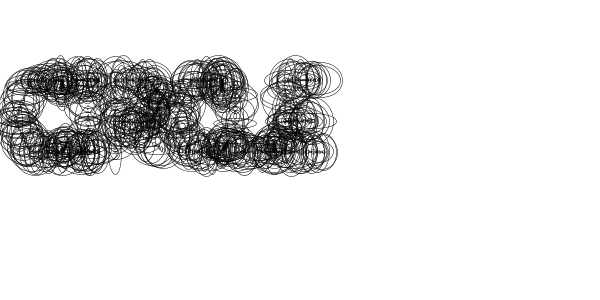
Frame 1 (no input)
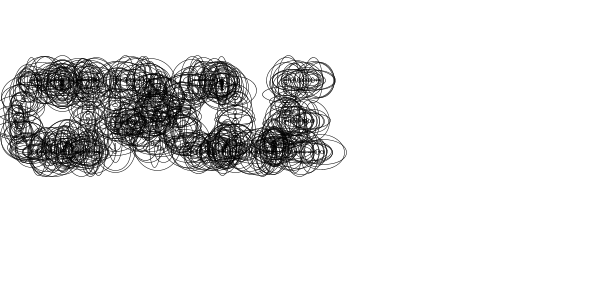
Frame 60 (the mouse pressed at the canvas centre just before this capture)
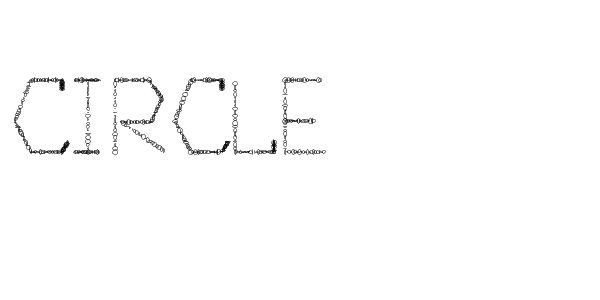
Frame 120 (the mouse held since frame 60 and released just before this capture)

The Processing sketch that drew these frames (run headless with seeded random() and noise(); from frame 60 on, the mouse is pressed at the canvas centre):

// Processing sketch: processing_2148
// ── processing_2148.pde

/**
 *    fjenett 2009-05-07
 *    
 *    system für einen generativen font, schrift von tobias tschense
 */

String input = "circle";  // der eingegebene text
float spacing = 60;

void setup ()
{
    size( 600, 300 );
}


void draw ()
{
    background( 255 );                        // hintergrund weiss

    smooth();
    strokeWeight(0.5);

    drawGenerativeText( input, 15, height/2 );
}


void keyPressed ()                             // wird aufgerufen wenn eine taste gedrückt wurde!
{
    if ( key == BACKSPACE || key == DELETE )   // ist die taste delete oder backspace? dann ..
    {
        if ( input != null && input.length() > 0 )    // enthält unsere variable schon text? dann ..
        {
            input = input.substring(0,input.length()-1);    // um eines verkürzen
        }
    }
    else if ( key != CODED )                   // taste nicht kodiert (hat ein zeichen)? dann ..
    {
        input += key;                          // zeichen an den text in der variable anhängen
    }
}

void drawGenerativeText ( String txt, float x, float y )
{
    if ( input == null || input.trim().equals("") ) return;    // leer? dann nix machen
  
  stroke(0);

    pushMatrix();

    translate( x, y );
    translate( 0, -70 );

    for ( int i = 0; i < txt.length(); i++ )
    {
        char c = input.charAt( i );

        drawGenerativeChar(c);
    }

    popMatrix();
}

void rLine ( float x1, float y1, float x2, float y2 )
{
if (mousePressed == true)
    {
    noFill();
    for(int i = 0; i < 20; i++)
      {
    
      float xx = map(i, 0,20, x1, x2);
      float yy = map(i, 0,20, y1, y2);
      ellipse( xx, yy, random(5), random(5) );
    }
    }
else
    {    
    noFill();
    for(int i = 0; i < 20; i++)
      {
    
      float xx = map(i, 0,20, x1, x2);
      float yy = map(i, 0,20, y1, y2);
      ellipse( xx, yy, random(10,50), random(10,50) );
      
      ellipse( xx, yy, random(5), random(5) );

    }
      
    }
}

void drawGenerativeChar ( char c )
{
    switch ( c )
    {
    case 'a':
        draw_a();
        break;
    case 'b':
        draw_b();
        break;
    case 'c':
        draw_c();
        break;
    case 'd':
        draw_d();
        break;
    case 'e':
        draw_e();
        break;
    case 'f':
        draw_f();
        break;
    case 'g':
        draw_g();
        break;
    case 'h':
        draw_h();
        break;
    case 'i':
        draw_i();
        break;
    case 'j':
        draw_j();
        break;
    case 'k':
        draw_k();
        break;
    case 'l':
        draw_l();
        break;
    case 'm':
        draw_m();
        break;
    case 'n':
        draw_n();
        break;
    case 'o':
        draw_o();
        break;
    case 'p':
        draw_p();
        break;
    case 'q':
        draw_q();
        break;
    case 'r':
        draw_r();
        break;
    case 's':
        draw_s();
        break;
    case 't':
        draw_t();
        break;
    case 'u':
        draw_u();
        break;
    case 'v':
        draw_v();
        break;
    case 'w':
        draw_w();
        break;
    case 'x':
        draw_x();
        break;
    case 'y':
        draw_y();
        break;
    case 'z':
        draw_z();
        break;

    case '0':
        draw_0();
        break;
    case '1':
        draw_1();
        break;
    case '2':
        draw_2();
        break;
    case '3':
        draw_3();
        break;
    case '4':
        draw_4();
        break;
    case '5':
        draw_5();
        break;
    case '6':
        draw_6();
        break;
    case '7':
        draw_7();
        break;
    case '8':
        draw_8();
        break;
    case '9':
        draw_9();
        break;
    case ' ':
        draw_space();
        break;
    }
}

void draw_a () {
    rLine( 0 , 72 , 26 , 0 );
    rLine( 26 , 0 , 46 , 72 );
    rLine( 46 , 72 , 13 , 54 );
    translate(spacing, 0);
}

void draw_b () {
    rLine( 0 , 0 , 29 , 0 );
    rLine( 29 , 0 , 38 , 15 );
    rLine( 38 , 15 , 28 , 35 );
    rLine( 28 , 35 , 45 , 48 );
    rLine( 45 , 48 , 37 , 72 );
    rLine( 37 , 72 , 0 , 72 );
    rLine( 0 , 72 , 0 , 0 );
    translate(spacing, 0);
}

void draw_c () {
    rLine( 53 , 62 , 47 , 72 );
    rLine( 47 , 72 , 16 , 72 );
    rLine( 16 , 72 , 0 , 41 );
    rLine( 0 , 41 , 16 , 0 );
    rLine( 16 , 0 , 47 , 0 );
    rLine( 47 , 0 , 47 , 10 );
    translate(spacing, 0);
}

void draw_d () {
    rLine( 0 , 0 , 35 , 0 );
    rLine( 35 , 0 , 53 , 41 );
    rLine( 53 , 41 , 37 , 72 );
    rLine( 37 , 72 , 0 , 72 );
    rLine( 0 , 72 , 0 , 0 );
    translate(spacing, 0);
}

void draw_e () {
    rLine( 35 , 0 , 0 , 0 );
    rLine( 0 , 0 , 0 , 72 );
    rLine( 0 , 72 , 41 , 72 );
    rLine( 0 , 41 , 30 , 41 );
    translate(spacing-10, 0);
}

void draw_f () {
    rLine( 0 , 72 , 0 , 0 );
    rLine( 0 , 0 , 35 , 0 );
    rLine( 32 , 42 , 0 , 42 );
    translate(spacing, 0);
}

void draw_g () {
    rLine( 33 , 41 , 58 , 41 );
    rLine( 58 , 41 , 58 , 72 );
    rLine( 58 , 72 , 16 , 72 );
    rLine( 16 , 72 , 0 , 41 );
    rLine( 0 , 41 , 16 , 0 );
    rLine( 16 , 0 , 52 , 0 );
    rLine( 52 , 0 , 52 , 10 );
    translate(spacing+10, 0);
}

void draw_h () {
    rLine( 0 , 37 , 45 , 37 );
    rLine( 0 , 72 , 0 , 0 );
    rLine( 45 , 0 , 45 , 72 );
    translate(spacing, 0);
}

void draw_i () {
    rLine( 0 , 0 , 25 , 0 );
    rLine( 0 , 72 , 25 , 72 );
    rLine( 13 , 72 , 13 , 0 );
    translate(spacing-20, 0);
}

void draw_j () {
    rLine( 10 , 88 , 27 , 74 );
    rLine( 27 , 74 , 27 , 0 );
    rLine( 27 , 0 , 0 , 0 );
    rLine( 0 , 0 , 0 , 10 );
    translate(spacing, 0);
}

void draw_k () {
    rLine( 0 , 72 , 0 , 0 );
    rLine( 31 , 0 , 0 , 40 );
    rLine( 0 , 40 , 44 , 72 );
    translate(spacing, 0);
}

void draw_l () {
    rLine( 39 , 61 , 39 , 72 );
    rLine( 39 , 72 , 0 , 72 );
    rLine( 0 , 72 , 0 , 0 );
    translate(spacing-10, 0);
}

void draw_m () {
    rLine( 1 , 74 , 13 , 2 );
    rLine( 13 , 2 , 36 , 61 );
    rLine( 36 , 61 , 60 , 2 );
    rLine( 60 , 2 , 72 , 74 );
    translate(spacing, 0);
}

void draw_n () {
    rLine( 0 , 72 , 0 , 2 );
    rLine( 0 , 2 , 46 , 72 );
    rLine( 46 , 72 , 46 , 2 );
    translate(spacing, 0);
}

void draw_o () {
    rLine( 48 , 72 , 21 , 72 );
    rLine( 21 , 72 , 0 , 42 );
    rLine( 0 , 42 , 21 , 0 );
    rLine( 21 , 0 , 48 , 0 );
    rLine( 48 , 0 , 68 , 42 );
    rLine( 68 , 42 , 48 , 72 );
    translate(spacing+20, 0); 
}

void draw_p () {
    rLine( 0 , 72 , 0 , 0 );
    rLine( 0 , 0 , 35 , 0 );
    rLine( 35 , 0 , 47 , 18 );
    rLine( 47 , 18 , 37 , 42 );
    rLine( 37 , 42 , 7 , 42 );
    translate(spacing, 0);    
}

void draw_q () {
    rLine( 51 , 80 , 34 , 66 );
    rLine( 34 , 66 , 21 , 72 );
    rLine( 21 , 72 , 0 , 42 );
    rLine( 0 , 42 , 21 , 0 );
    rLine( 21 , 0 , 48 , 0 );
    rLine( 48 , 0 , 68 , 42 );
    rLine( 68 , 42 , 48 , 72 );
    translate(spacing, 0);
}

void draw_r () {
    rLine( 0 , 72 , 0 , 0 );
    rLine( 0 , 0 , 34 , 0 );
    rLine( 34 , 0 , 47 , 18 );
    rLine( 47 , 18 , 36 , 42 );
    rLine( 36 , 42 , 6 , 42 );
    rLine( 6 , 42 , 51 , 72 );
    translate(spacing, 0);
}

void draw_s () {
    rLine( 4 , 72 , 37 , 72 );
    rLine( 37 , 72 , 43 , 54 );
    rLine( 43 , 54 , 34 , 35 );
    rLine( 34 , 35 , 9 , 35 );
    rLine( 9 , 35 , 0 , 18 );
    rLine( 0 , 18 , 12 , 0 );
    rLine( 12 , 0 , 38 , 0 );
    translate(spacing, 0);
}

void draw_t () {
    rLine( 0 , 0 , 63 , 0 );
    rLine( 32 , 72 , 32 , 0 );
    translate(spacing, 0);
}

void draw_u () {
    rLine( 0 , 0 , 0 , 57 );
    rLine( 0 , 57 , 11 , 72 );
    rLine( 11 , 72 , 47 , 72 );
    rLine( 47 , 72 , 47 , 0 );
    translate(spacing, 0);
}

void draw_v () {
    rLine( 0 , 0 , 26 , 72 );
    rLine( 26 , 72 , 52 , 0 );
    translate(spacing, 0);
}

void draw_w () {
    rLine( 0 , 0 , 26 , 72 );
    rLine( 26 , 72 , 41 , 30 );
    rLine( 30 , 0 , 57 , 72 );
    rLine( 57 , 72 , 82 , 0 );
    translate(spacing+30, 0);
}

void draw_x () {
    rLine( 0 , 72 , 43 , 0 );
    rLine( 0 , 0 , 43 , 72 );
    translate(spacing, 0);
}

void draw_y () {
    rLine( 22 , 72 , 22 , 40 );
    rLine( 22 , 40 , 44 , 0 );
    rLine( 0 , 0 , 22 , 40 );
    translate(spacing, 0);
}

void draw_z () {
    rLine( 4 , 0 , 47 , 0 );
    rLine( 47 , 0 , 0 , 72 );
    rLine( 0 , 72 , 46 , 72 );
    translate(spacing, 0);
}

void draw_0 () {
    rLine( 45 , 72 , 0 , 72 );
    rLine( 0 , 72 , 0 , 0 );
    rLine( 0 , 0 , 45 , 0 );
    rLine( 45 , 0 , 45 , 72 );
    translate(spacing, 0);
}

void draw_1 () {
    rLine( 19 , 72 , 49 , 72 );
    rLine( 0 , 13 , 34 , 0 );
    rLine( 34 , 1 , 34 , 72 );
    translate(spacing, 0);
}

void draw_2 () {
    rLine( 3 , 0 , 29 , 0 );
    rLine( 29 , 0 , 44 , 20 );
    rLine( 44 , 20 , 0 , 72 );
    rLine( 0 , 72 , 45 , 72 );
    translate(spacing, 0);
}

void draw_3 () {
    rLine( 3 , 0 , 28 , 0 );
    rLine( 28 , 0 , 40 , 17 );
    rLine( 40 , 17 , 28 , 34 );
    rLine( 28 , 34 , 45 , 51 );
    rLine( 45 , 51 , 31 , 72 );
    rLine( 31 , 72 , 0 , 72 );
    translate(spacing, 0);
}

void draw_4 () {
    rLine( 50 , 50 , 0 , 50 );
    rLine( 0 , 50 , 40 , 0 );
    rLine( 40 , 0 , 40 , 72 );
    translate(spacing, 0);
}

void draw_5 () {
    rLine( 0 , 72 , 26 , 72 );
    rLine( 26 , 72 , 38 , 51 );
    rLine( 38 , 51 , 24 , 34 );
    rLine( 24 , 34 , 0 , 34 );
    rLine( 0 , 34 , 0 , 0 );
    rLine( 0 , 0 , 33 , 0 );
    translate(spacing, 0);
}

void draw_6 () {
    rLine( 0 , 33 , 35 , 37 );
    rLine( 35 , 37 , 35 , 72 );
    rLine( 35 , 72 , 0 , 72 );
    rLine( 0 , 72 , 0 , 33 );
    rLine( 0 , 33 , 20 , 0 );
    translate(spacing, 0);
}

void draw_7 () {
    rLine( 0 , 0 , 41 , 0 );
    rLine( 41 , 0 , 15 , 72 );
    translate(spacing, 0);
}

void draw_8 () {
    rLine( 2 , 33 , 2 , 0 );
    rLine( 2 , 0 , 35 , 0 );
    rLine( 35 , 0 , 35 , 33 );
    rLine( 35 , 33 , 0 , 40 );
    rLine( 0 , 40 , 0 , 72 );
    rLine( 0 , 72 , 38 , 72 );
    rLine( 38 , 72 , 38 , 40 );
    rLine( 38 , 40 , 2 , 33 );
    translate(spacing, 0);
}

void draw_9 () {
    rLine( 31 , 42 , 10 , 42 );
    rLine( 10 , 42 , 0 , 21 );
    rLine( 0 , 21 , 17 , 0 );
    rLine( 17 , 0 , 44 , 0 );
    rLine( 44 , 0 , 28 , 72 );
    translate(spacing, 0);
}

void draw_space(){
  translate(spacing, 0);
}
